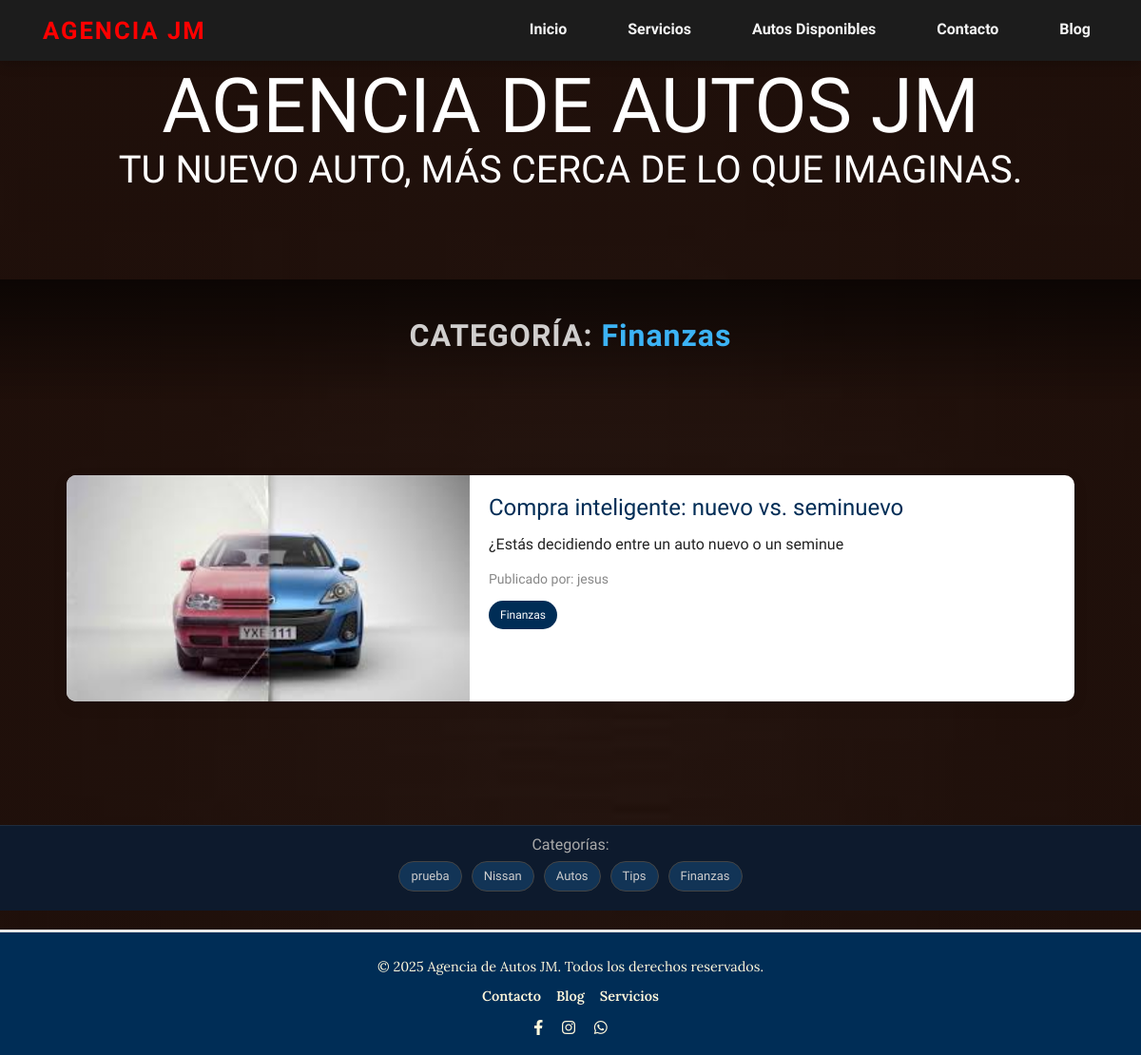
/blog/categoria/5/, run on an earlier commit of the app's database.
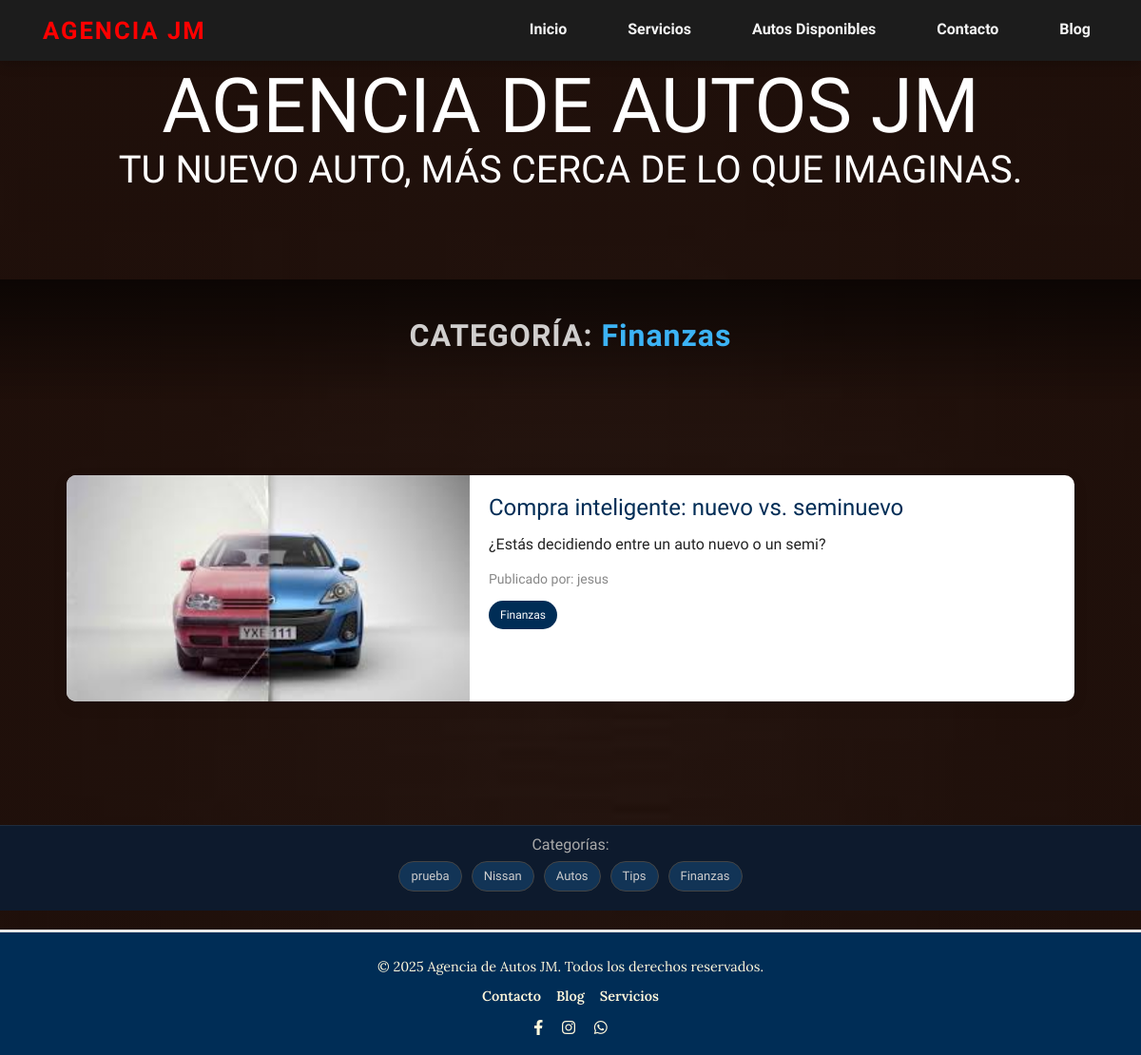
And on a later commit of the database.
### blog/models.py (models this page shows, shortened)
class Post(models.Model):
    titulo = models.CharField(max_length=50)
    contenido = models.CharField(max_length=50)
    imagen = models.ImageField(upload_to='blog', null=True, blank=True)
    autor=models.ForeignKey(User, on_delete=models.CASCADE )
    categoria=models.ManyToManyField(Categoria)
    created = models.DateField(auto_now_add=True)
    update = models.DateField(auto_now=True)
    class Meta:
        verbose_name = 'post'
        verbose_name_plural = 'posts'

### blog/views.py (the view)
# urls.py: path('categoria/<int:categoria_id>/', views.categoria, name="categoria")
def categoria(request, categoria_id):
    categoria = Categoria.objects.get(id=categoria_id)
    posts = Post.objects.filter(categoria=categoria)
    categorias = Categoria.objects.all()
    return render(request, "blog/categoria.html", {
        "categoria": categoria,
        "posts": posts,
        "categorias": categorias
    })

### blog/templates/blog/categoria.html
{% extends "ProyectoWebApp/base.html" %}
{% load static %}
{% block extra_head %}
<link rel="stylesheet" href="{% static 'ProyectoWebApp/css/blog.css' %}">
{% endblock %}
{% block content %}
<section class="categoria-banner">
  <div class="categoria-banner-contenido">
    <h1 class="categoria-banner-titulo">Categoría: <span>{{ categoria.nombre }}</span></h1>
  </div>
</section>
<section class="blog-container">
  {% for post in posts %}
  <div class="blog-card">
    <img src="{{ post.imagen.url }}" alt="{{ post.titulo }}" class="blog-image">
    <div class="blog-content">
      <h2 class="blog-title">{{ post.titulo }}</h2>
      <p class="blog-description">{{ post.contenido }}</p>
      <p class="blog-author">Publicado por: {{ post.autor }}</p>
      <div class="blog-categories">
        {% for categoria in post.categoria.all %}
          <a href="{% url 'categoria' categoria.id %}" class="category-link">{{ categoria.nombre }}</a>
        {% endfor %}
      </div>
    </div>
  </div>
  {% endfor %}
</section>
<section class="categorias-footer">
  <h3 class="categorias-footer-titulo">Categorías:</h3>
  <div class="categorias-footer-links">
    {% for categoria in categorias %}
      <a href="{% url 'categoria' categoria.id %}" class="footer-category-link">{{ categoria.nombre }}</a>
    {% endfor %}
  </div>
</section>
{% endblock %}

What changed in the data, as far as the page shows it:
changed Post "Compra inteligente: nuevo vs. seminuevo": contenido "¿Estás decidiendo entre un auto nuevo o un seminue" → "¿Estás decidiendo entre un auto nuevo o un semi?"
